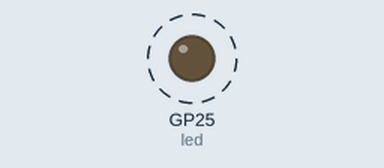
A program run on a simulated Raspberry Pi Pico running MicroPython. Parts: output pins drawn as LEDs (lit = HIGH). Dashed ring = blinking. The clock reads 2024-03-15 10:24:30 at power-on unless the program sets it; the interpreter's speed is modelled, so counts of loop turns are approximate; what the program prints to the serial console is not drawn.

Above: at 0.2 s.
Timing chart, 0 to 3.0 s (numbered marks = the images above):
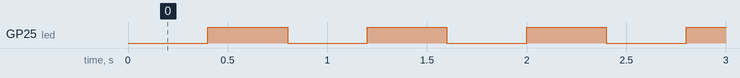

The program:

t14_blink_int.py
```python
from machine import Pin, Timer, RTC
import time
import micropython

rtc = RTC()
def schedule_func(arg):
    dt = rtc.datetime()
    print("schedule_func()", dt)

led = Pin("LED", Pin.OUT)
tim = Timer()
def tick(timer):
    global led
    led.toggle()
    micropython.schedule(schedule_func, None)

# equivalent: freq=2.5
tim.init(period=400, mode=Timer.PERIODIC, callback=tick)

while True:
    print("Waiting around, spinning", rtc.datetime())
    start = time.ticks_ms()
    a = 0
    while time.ticks_diff(time.ticks_ms(), start) < 2000:
        a += time.ticks_ms() # do something to occupy the CPU
    print("ticks", a)
```

Measured:
- by itself, GP25 (led): alternates HIGH for 0.40 s and LOW for 0.40 s
